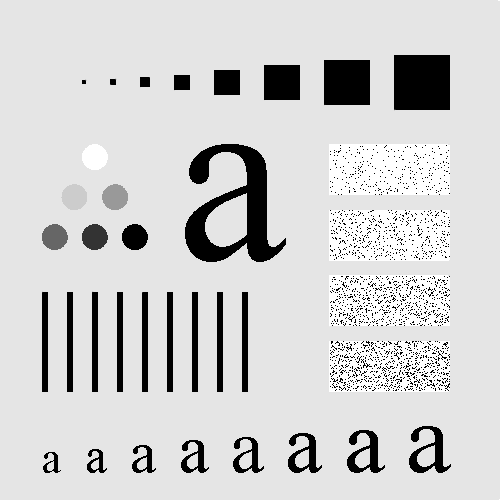
#> input picture q1.tif, 500 x 500 px
$ python proj1-1.py q1.tif
#> lines starting #> are read from the running program, lines starting #| are printed output that depends on the picture
import cv2
import numpy as np
import sys
import math

# [87 lines left out: functions Multiply_A, Lowpass, Highpass, not called in this run]
def Spectrum_Average(Original_Image):
#> called with Original_Image = 'q1.tif'
    org_image=cv2.imread(Original_Image,0).astype(np.uint8)
#> org_image is the input picture: shape (500, 500); min 0, max 255, mean 207.4
    f = np.fft.fft2(org_image)
    fshift = np.fft.fftshift(f)
    cv2.imshow('Original image',fshift.astype(np.uint8) )
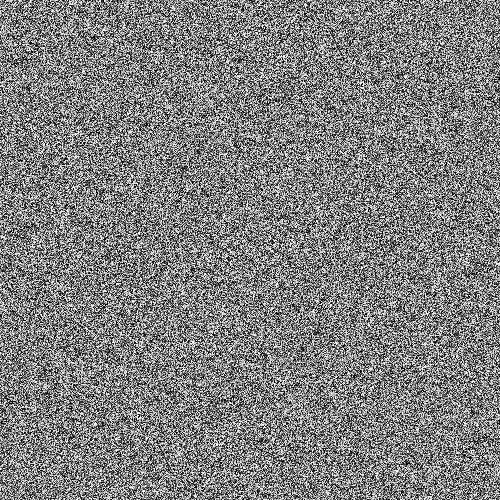
#> window 'Original image': shape (500, 500); min 0, max 255, mean 127.6
    cv2.waitKey(0)
    cv2.destroyAllWindows()
    height = np.size(org_image, 0)
#> height = 500
    width = np.size(org_image, 1)
#> width = 500
    avg=height*width
#> avg = 250000
    d=np.zeros(( np.size(fshift, 0), np.size(fshift, 1) ))
    #for u in range( height ):
        #for v in range( width ):
            #d[u][v]=fshift[u][v]/avg

# [25 lines left out: functions Inverse_Fourier_transform, Fourier_transform, not called in this run]

if __name__ == "__main__":

    Original_Image = str(sys.argv[1])

    # [5 lines of commented-out code are left out]
    Spectrum_Average(Original_Image)
    # [6 lines of commented-out code are left out]
